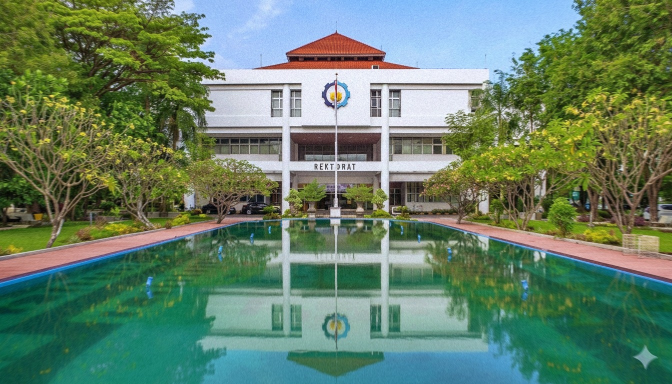
#> input picture rektorat.png, 1344 x 768 px (shown at 1/2 size)
$ python RGB.py
#> lines starting #> are read from the running program, lines starting #| are printed output that depends on the picture
import cv2
import numpy as np

image = cv2.imread('rektorat.png')
#> image is the input picture: shape (768, 1344, 3); mean B, G, R 103.9, 127.6, 101.3
scale = 0.2
image = cv2.resize(image, None, fx=scale, fy=scale, interpolation=cv2.INTER_AREA)
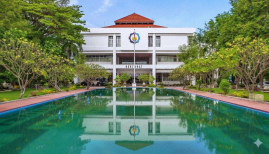
#> image: shape (154, 269, 3); mean B, G, R 103.9, 127.6, 101.1
gray = cv2.cvtColor(image, cv2.COLOR_BGR2GRAY)
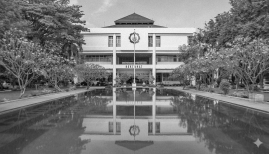
#> gray: shape (154, 269); min 7, max 242, mean 117
zeros = np.zeros(gray.shape, dtype=np.uint8)

biru = cv2.merge([gray, zeros, zeros])
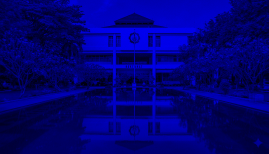
#> biru: shape (154, 269, 3); mean of channels 0, 1, 2 117, 0, 0; drawn as B, G, R
hijau = cv2.merge([zeros, gray, zeros])
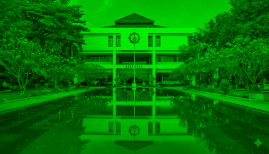
#> hijau: shape (154, 269, 3); mean of channels 0, 1, 2 0, 117, 0; drawn as B, G, R
merah = cv2.merge([zeros, zeros, gray])
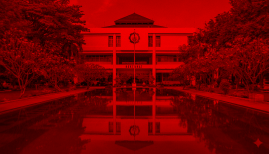
#> merah: shape (154, 269, 3); mean of channels 0, 1, 2 0, 0, 117; drawn as B, G, R

combine = cv2.hconcat([biru, hijau, merah])
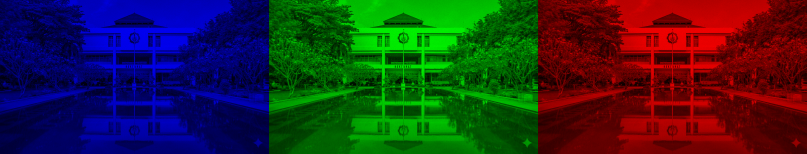
#> combine: shape (154, 807, 3); mean of channels 0, 1, 2 39, 39, 39; drawn as B, G, R
cv2.imshow('Filter Gambar RGB', combine)
cv2.waitKey(0)
cv2.destroyAllWindows()
